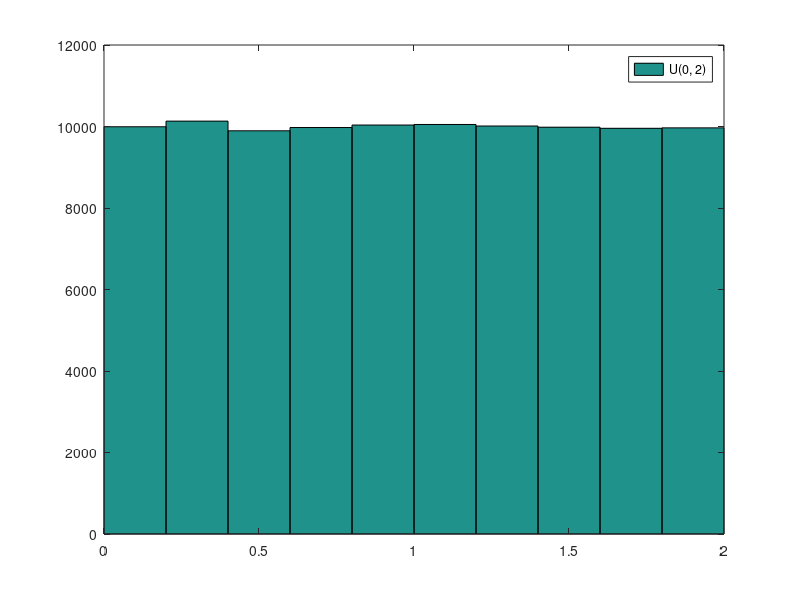
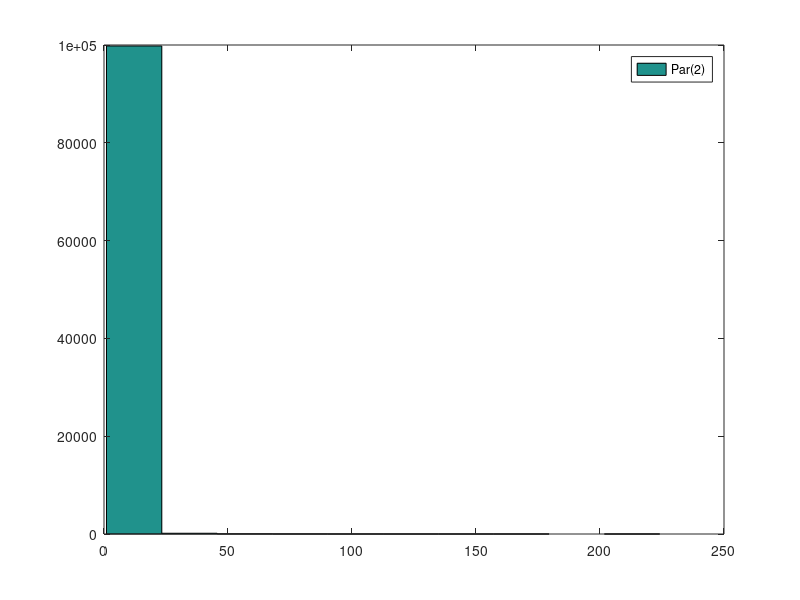

These charts were generated, in order, by the following MATLAB code:
distnames = {'Uniform',  'GeneralizedPareto'};
colors = {'b','c','k','m','r'};
%X ~ U(0, beta);
betas=[2];
fig = figure;
numOfPoints = 10^5;
for i=1:length(betas)
    uds = makedist(distnames{1},'lower',0,'upper',betas(i));
    ys = random(uds,numOfPoints,1);
    hist(ys);
    hold on;
end
legend('U(0, 2)');
saveas(fig,'A3a.eps','epsc');


%X ~ Par(alpha);
alphas = [2];
fig = figure;
for i=1:length(alphas)
    k1 = 1/alphas(i);
    sigma1 = 1/alphas(i);    
    theta1 = 1;
    uds = makedist(distnames{2},'k',k1, 'sigma',sigma1,'theta',theta1);
    ys = random(uds,numOfPoints,1);
    hist(ys);
    hold on;
end
legend('Par(2)');
saveas(fig,'A3c.eps','epsc');
